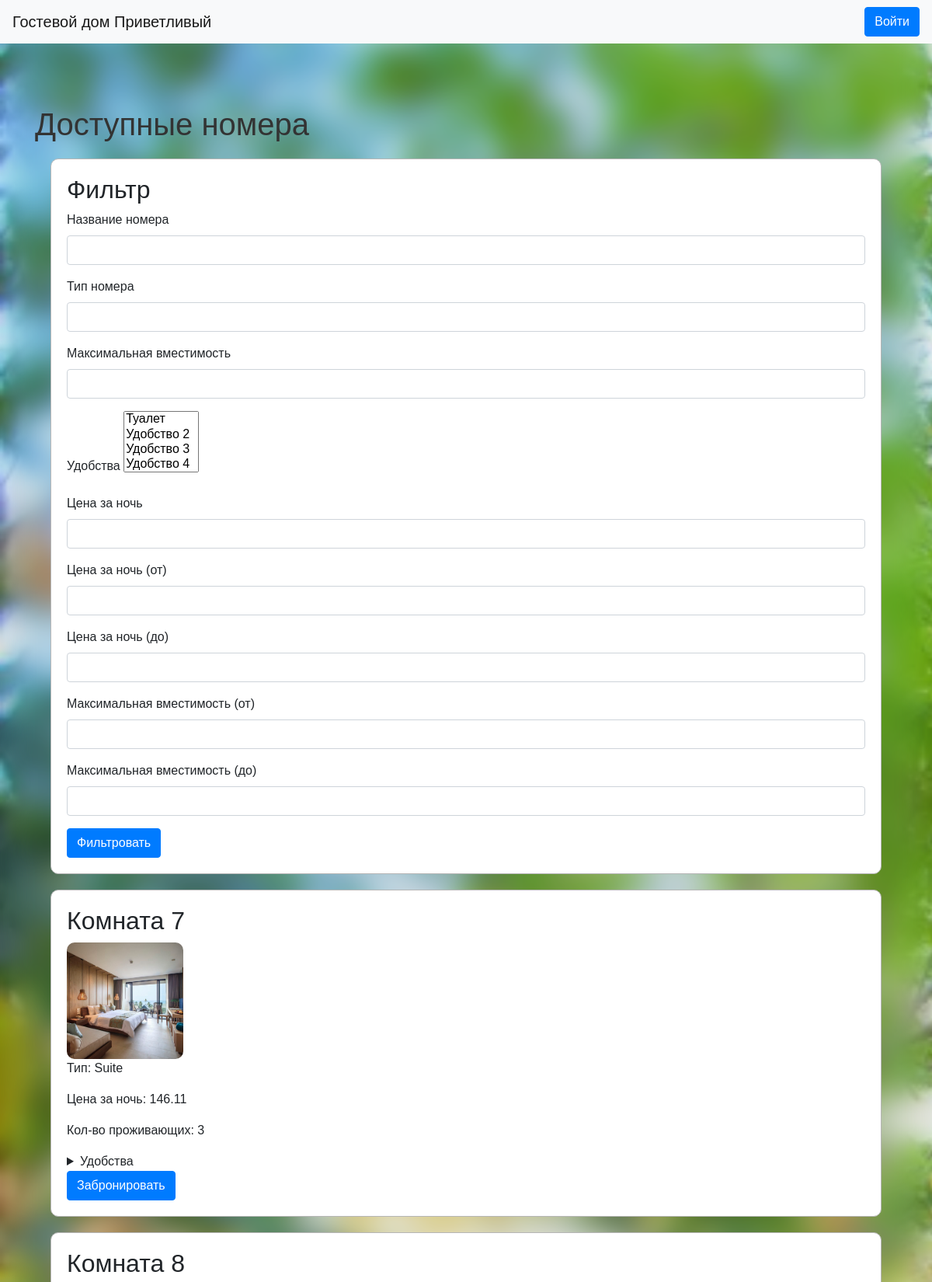
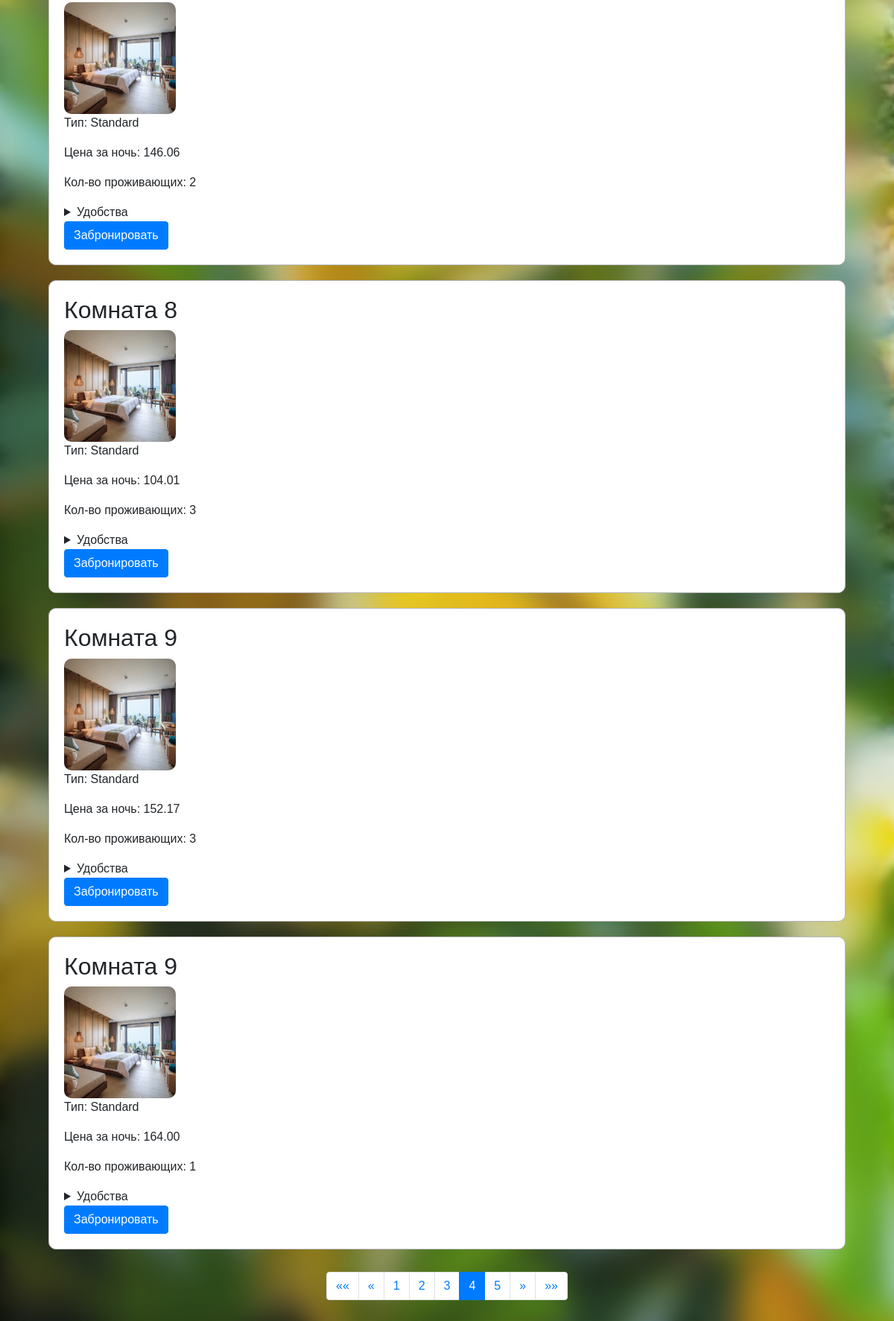
/?page=4, run on the app's committed database (2 pictures, top to bottom).
### bookings/models.py (models this page shows, shortened)
class Amenity(models.Model):
    name = models.CharField(max_length=100, verbose_name="Название удобства")
    history = HistoricalRecords()  # Отслеживание истории
    def __str__(self):
        return self.name
    class Meta:
        verbose_name = "Удобство"
        verbose_name_plural = "Удобства"

class Room(models.Model):
    name = models.CharField(max_length=100, verbose_name="Название номера")
    room_number = models.CharField(max_length=10, verbose_name="Номер комнаты")
    room_type = models.CharField(max_length=50, verbose_name="Тип номера")
    price_per_night = models.DecimalField(max_digits=6, decimal_places=2, verbose_name="Цена за ночь")
    max_occupancy = models.IntegerField(verbose_name="Максимальная вместимость")
    amenities = models.ManyToManyField('Amenity', blank=True, verbose_name="Удобства")
    image = models.ImageField(upload_to='images/', verbose_name="Изображение")
    history = HistoricalRecords()  # Отслеживание истории
    class Meta:
        verbose_name = "Номер"
        verbose_name_plural = "Номера"
        ordering = ['name']

### bookings/views.py (the view)
# urls.py: path('', views.index, name='index'),
def index(request):
    rooms = Room.objects.all()
    filterset = RoomFilter(request.GET, queryset=rooms)  # Применяем фильтр
    filtered_queryset = filterset.qs  # Получаем отфильтрованный queryset
    paginator = Paginator(filtered_queryset, 5)  # Разбиваем на страницы по 5 объектов
    page_number = request.GET.get('page')  # Получаем номер страницы из GET-запроса
    rooms = paginator.get_page(page_number)  # Получаем объект страницы
    context = {
        'rooms': rooms,
        'filterset': filterset,
    }
    return render(request, 'bookings/index.html', context)

### bookings/templates/bookings/index.html (shortened to what this page needs)
{% load crispy_forms_tags %}
<!DOCTYPE html>
<html>
<head>
    {% load static %}
    <link rel="stylesheet" type="text/css"
          href="https://stackpath.bootstrapcdn.com/bootstrap/4.5.2/css/bootstrap.min.css">
    <link rel="stylesheet" href="{% static 'css/styles.css' %}">
</head>
<body>
<header class="navbar navbar-expand-lg navbar-light bg-light">
    <a class="navbar-brand" href="#">Гостевой дом Приветливый</a>
    <div class="ml-auto">
        {% if user.is_authenticated %}
            <span class="navbar-text">Привет, {{ user.username }}!</span>
            <form method="post" action="{% url 'logout' %}" style="display: inline;">
                {% csrf_token %}
                <button type="submit" class="btn btn-secondary ml-2">Выйти</button>
                <a href="{% url 'review_list' %}" class="btn btn-primary">Отзывы</a>
            </form>
        {% else %}
            <button class="btn btn-primary" data-toggle="modal" data-target="#loginModal">Войти</button>
        {% endif %}
    </div>
</header>
<div class="container">
    <h1 class="mt-4">Доступные номера</h1>
    <div class="room">
        <h2>Фильтр</h2>
        <form method="get" action="/">
            {{ filterset.form|crispy }}
            <button type="submit" class="btn btn-primary">Фильтровать</button>
        </form>
    </div>
    <div class="rooms-list">
        {% for room in rooms %}
            <div class="room">
                <h2>{{ room.name }}</h2>
                <img src="{{ room.image.url }}" alt="Room Image" class="room-image">
                <p>Тип: {{ room.room_type }}</p>
                <p>Цена за ночь: {{ room.price_per_night }}</p>
                <p>Кол-во проживающих: {{ room.max_occupancy }}</p>
                <details>
                    <summary>Удобства</summary>
                </details>
                <button class="btn btn-primary" data-toggle="modal" data-target="#bookingModal">Забронировать</button>
            </div>
        {% endfor %}
    </div>
</div>
<nav aria-label="Page navigation">
    <ul class="pagination">
        {% if rooms.has_previous %}
            <li class="page-item">
                <a class="page-link" href="?page=1" aria-label="First">
                    <span aria-hidden="true">&laquo;&laquo;</span>
                </a>
            </li>
            <li class="page-item">
                <a class="page-link" href="?page={{ rooms.previous_page_number }}" aria-label="Previous">
                    <span aria-hidden="true">&laquo;</span>
                </a>
            </li>
        {% endif %}
        {% for num in rooms.paginator.page_range %}
            {% if rooms.number == num %}
                <li class="page-item active">
                    <a class="page-link" href="?page={{ num }}">{{ num }}</a>
                </li>
            {% else %}
                <li class="page-item">
                    <a class="page-link" href="?page={{ num }}">{{ num }}</a>
                </li>
            {% endif %}
        {% endfor %}
        {% if rooms.has_next %}
            <li class="page-item">
                <a class="page-link" href="?page={{ rooms.next_page_number }}" aria-label="Next">
                    <span aria-hidden="true">&raquo;</span>
                </a>
            </li>
            <li class="page-item">
                <a class="page-link" href="?page={{ rooms.paginator.num_pages }}" aria-label="Last">
                    <span aria-hidden="true">&raquo;&raquo;</span>
                </a>
            </li>
        {% endif %}
    </ul>
</nav>
</body>
</html>

### static/styles.css (style rules this page uses)
body { font-family: Arial, sans-serif; background-image: url("/media/images/background.webp"); backdrop-filter: brightness(110%) saturate(150%) blur(20px) contrast(80%); background-size: cover; background-attachment: fixed; margin: 0; padding: 0; min-height: 100vh; }
.container { margin-top: 80px; }
h1 { color: #333; margin-bottom: 20px; }
ul { list-style-type: none; padding: 0; margin: 0; }
li { margin: 10px 0; }
a { text-decoration: none; color: #0066cc; }
.room { padding: 20px; margin: 20px; background: white; border: 1px solid #b6b6b6; border-radius: 10px; }
.room-image { width: 150px; height: 150px; border-radius: 10px; object-fit: cover; }
.pagination { justify-content: center; padding-bottom: 40px; }

### data on the page
Room: name "Комната 7", image (picture), room_type "Suite", price_per_night "146.11", max_occupancy "3"
Room: name "Комната 8", image (picture), room_type "Standard", price_per_night "146.06", max_occupancy "2"
Room: name "Комната 8", image (picture), room_type "Standard", price_per_night "104.01", max_occupancy "3"
Room: name "Комната 9", image (picture), room_type "Standard", price_per_night "152.17", max_occupancy "3"
Room: name "Комната 9", image (picture), room_type "Standard", price_per_night "164.00", max_occupancy "1"

### other printed values
{{ num }} "1" "2" "3" "5"
{{ num }} "4"
